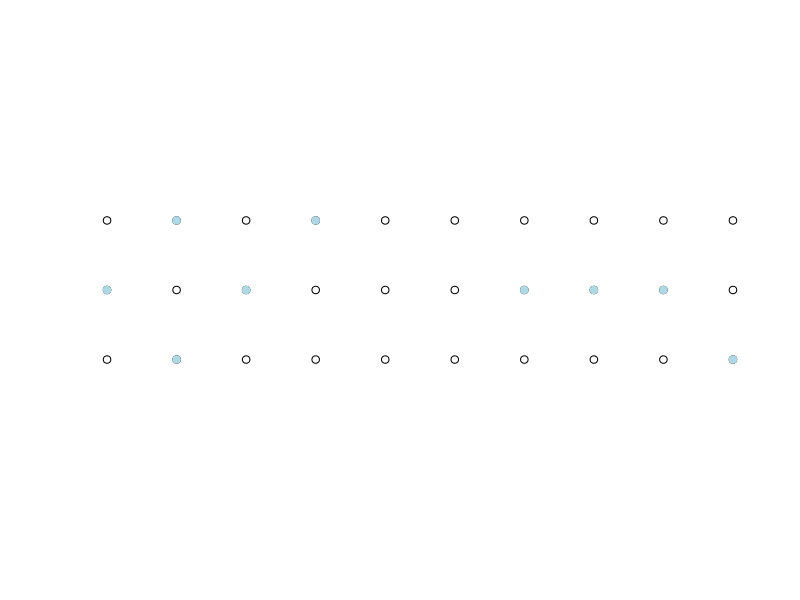

R code for this plot: (Note: this script raises an error after producing the figure.)
## ---- chunk 1

norain <- cbind(rep(1:10,3), rep(1:3, each=10))  # start with a 10 x 3 grid of points
rainworlds <- norain[sample(1:nrow(norain), 9),]  # choose (sample) nine at random, using the sample() function in R
plot(norain, xlab="", ylab="", ylim = c(1,3), axes = FALSE, asp = 1) # plot the points
points(rainworlds, pch=19, col="lightblue") # color in the nine
## ---- chunk 2
include_graphics("images/YYHLTLScreenshot1.png")
## ---- chunk 3
bins <- c("0 to 9", "10 to 19", "20 to 29", "30 to 39", "40 to 49", "50 or more")
counts <- c(1,1,3,3,13,72)
kable(data.frame(bin=bins, counts=counts), booktabs=TRUE) %>%  kable_styling(bootstrap_options = "striped", full_width = F)


## ---- chunk 4

lifetableNCHS <- read.csv("data/lifetable.csv")
lifetableMale <- read.csv("data/lifetable-male-2010.csv")
lifetableFemale <- read.csv("data/lifetable-female-2010.csv")
barplot((lifetableFemale$dx+ lifetableMale$dx)/2, ylab="death count / 100000", xlab="age", names.arg=lifetableFemale$x)
# 
# dt <- (lifetableFemale$dx+ lifetableMale$dx)/2
# lab <- rep("", length(dt))
# lab[seq(1, length(dt), by=5)] <- lifetableMale$x[seq(1, length(dt), by=5)]
# barplot(dt, names.arg=lab)


## ---- chunk 5

plot(lifetableFemale$qx, ylab="qx = probability of dying within one year", xlab="age")


## ---- chunk 6

kable(lifetableNCHS[61:70,], booktabs=TRUE, row.names = FALSE, caption='Life Table')

## ---- chunk 7
prod(1-lifetableNCHS[1:60,"qx"])

## ---- chunk 8

kable(alt_xtab2, caption="Bizarro world", booktabs = TRUE) %>%
  kable_styling(bootstrap_options = "bordered", full_width = F)

## ---- chunk 9

barplot(lifetableFemale$dx, ylab="death count / 100000", xlab="age", col=rgb(0,1,0,0.2), names.arg=lifetableFemale$x)
barplot(lifetableMale$dx, col=rgb(1,0,0,0.2), add=T)
legend("top", c("Female","Male"), fill=c(rgb(0,1,0,0.2),rgb(1,0,0,0.2)))

## ---- chunk 10

sum(lifetableNCHS[81:101,"dx"])/sum(lifetableNCHS[,"dx"], na.rm=T)

sum(lifetableFemale[81:120,"dx"])/sum(lifetableFemale[,"dx"])
sum(lifetableMale[81:120,"dx"])/sum(lifetableMale[,"dx"])

## ---- chunk 11

sum(lifetableNCHS[61:70,"dx"])
